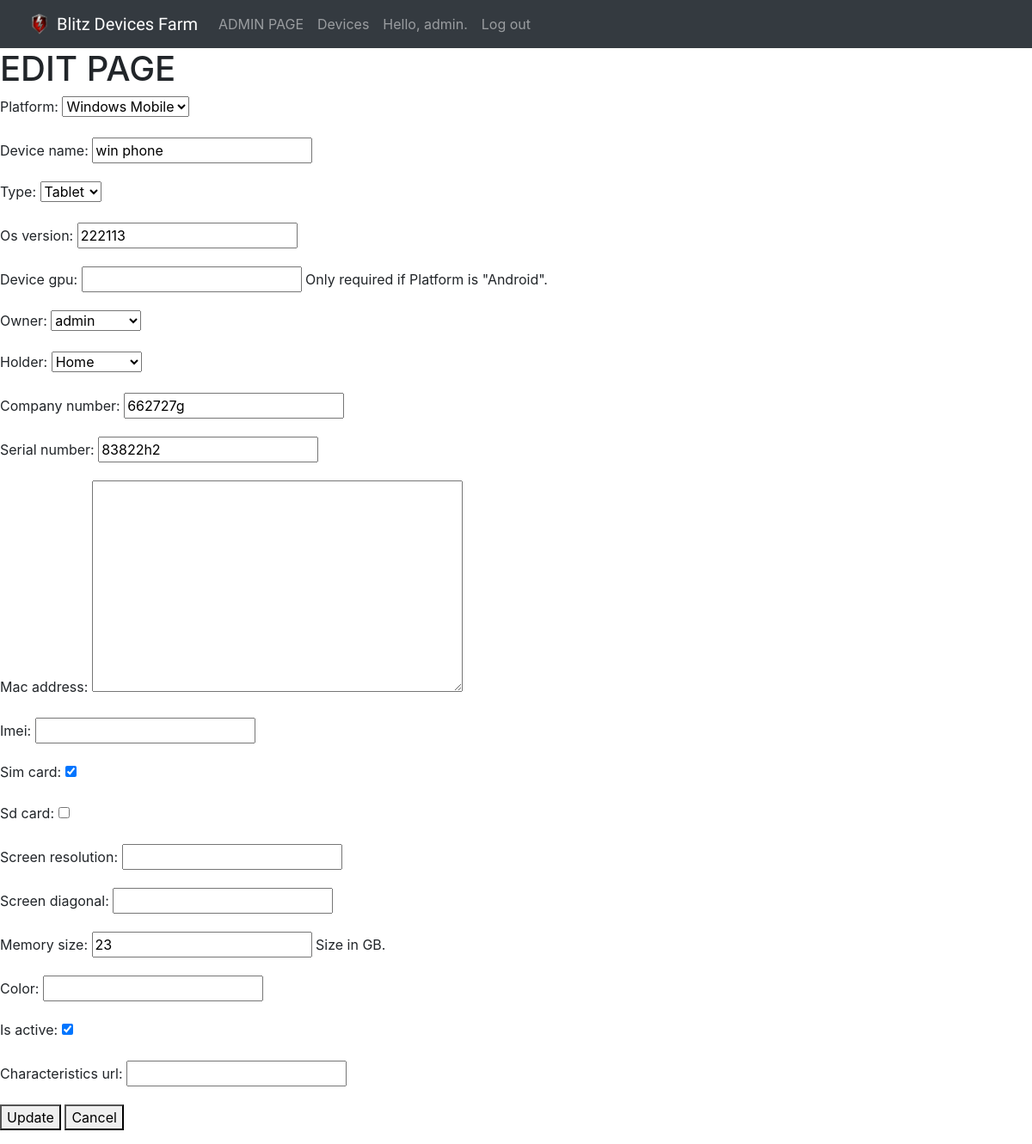
The page /1/edit (signed in) on the database as committed earlier.
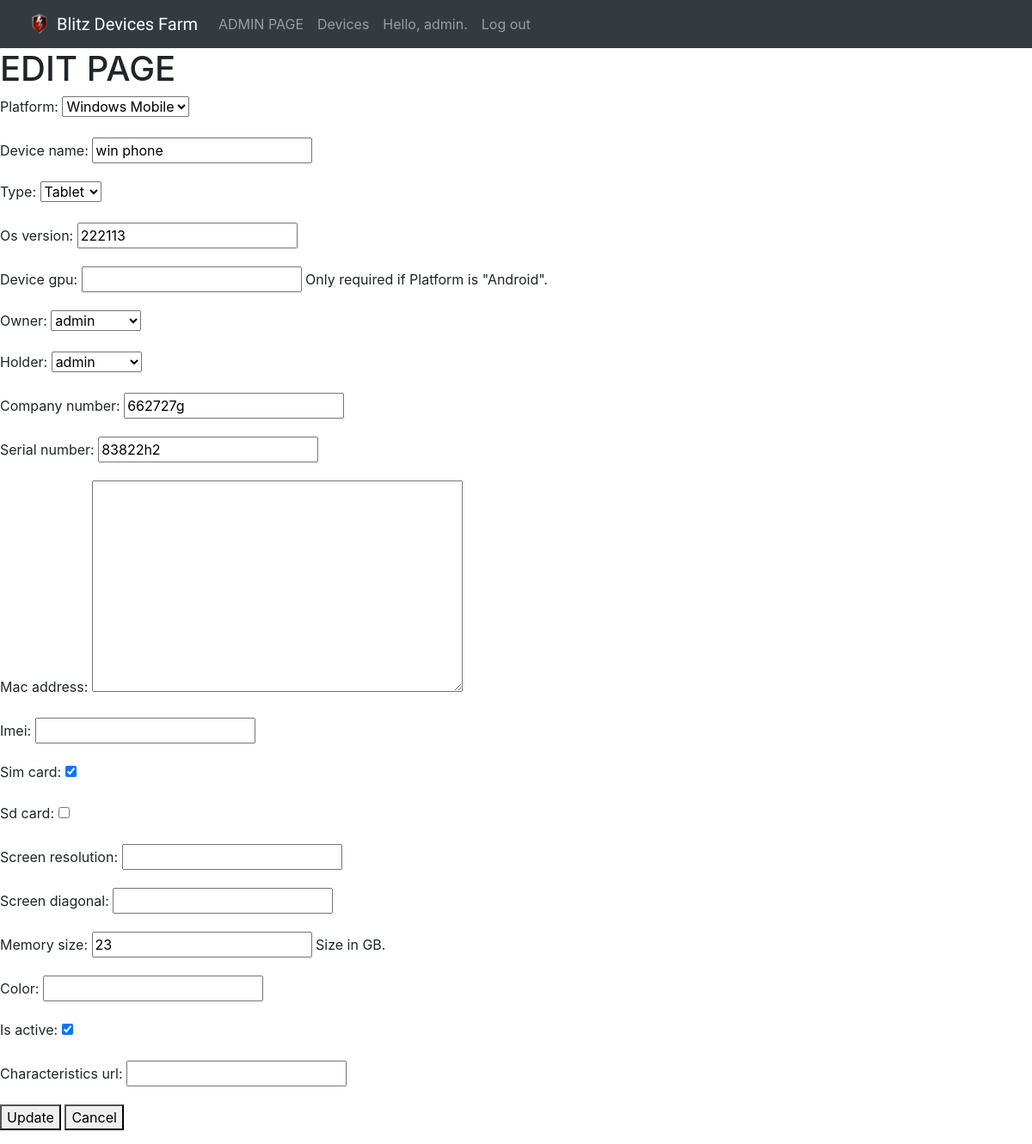
The same page on the database as committed later.
### users/models.py (models this page shows)
class User(AbstractUser):
    room = models.PositiveIntegerField(null=True)
    def __str__(self):
        return self.username

### devices_farm/models.py (models this page shows, shortened)
class Device(models.Model):
    objects = models.Manager()
    ANDROID = 'Android'
    IOS = 'iOS'
    WIN_MOBILE = 'Windows Mobile'
    PLATFORMS = (
        (IOS, IOS),
        (ANDROID, ANDROID),
        (WIN_MOBILE, WIN_MOBILE)
    )
    device_platform = models.CharField(
        name='platform',
        max_length=20,
        choices=PLATFORMS,
    )
    device_name = models.CharField(
        max_length=20,
    )
    PHONE = 'Phone'
    TABLET = 'Tablet'
    TYPES = (
        (PHONE, PHONE),
        (TABLET, TABLET),
    )
    device_type = models.CharField(
        name='type',
        max_length=20,
        choices=TYPES,
        default=PHONE,
    )
    os_version = models.CharField(
        max_length=10,
        default=None,
    )
    device_gpu = models.CharField(
        max_length=20,
        blank=True,
        help_text='Only required if Platform is "Android".',
    )
    device_owner = models.ForeignKey(
        User,
        name='owner',
        on_delete=models.SET_NULL,
        null=True,
        related_name='user_owner'
    )
    current_holder = models.ForeignKey(
        User,
        name='holder',
        on_delete=models.SET_NULL,
        null=True,
        related_name='user_holder'
    )
    company_number = models.CharField(
        max_length=20,
        blank=True,
        default='',
    )
    serial_number = models.CharField(
        max_length=20,
    )
    mac_address = MACAddressField(
        null=True,
        blank=True,
        integer=False,
        default='',
    )
    imei_number = models.CharField(
        name='imei',
        max_length=20,
        blank=True,
        default='',
    )
    sim_card = models.BooleanField(
        default=True,
    )
    sd_card = models.BooleanField(
        default=False,
    )
    screen_resolution = models.CharField(
        max_length=20,
        blank=True,
        default='',
    )
    screen_diagonal = models.CharField(
        max_length=20,
        blank=True,
        default='',
    )
    memory_size = models.IntegerField(
        help_text='Size in GB.',
    )
    device_color = models.CharField(
        name='color',
        max_length=20,
        blank=True,
        default='',
    )
    is_active = models.BooleanField(
        default=True,
    )
    characteristics_url = models.URLField(
        default='',
        blank=True,
    )
    class Meta:
        ordering = ['platform', 'type', 'device_name']

### devices_farm/views.py (the view)
# urls.py: url(r'^(?P<pk>\d+)/edit$', views.DeviceUpdate.as_view(), name='edit-device'),
class DeviceUpdate(UpdateView):
    model = Device
    fields = '__all__'
    template_name = 'devices_farm/edit_device.html'
    @method_decorator(login_required)
    def dispatch(self, request, *args, **kwargs):
        return super(DeviceUpdate, self).dispatch(request, *args, **kwargs)

### devices_farm/templates/devices_farm/edit_device.html (shortened to what this page needs)
{% extends "devices_farm/base.html" %}
{% block content %}
    <h1>EDIT PAGE</h1>
    <form method="post" action="{% url 'devices_farm:edit-device' device.pk %}">
        {{ form.as_p }}
        <button name="Submit">Update</button>
        <a href="{% url 'devices_farm:device' device.pk %}">
            <button name="Cancel">
                Cancel
            </button>
        </a>
    </form>
{% endblock content %}

### devices_farm/templates/devices_farm/base.html (shortened to what this page needs)
<!DOCTYPE html>
{% load static %}
<html lang="en">
<head>
    <link rel="stylesheet" href="https://stackpath.bootstrapcdn.com/bootstrap/4.1.3/css/bootstrap.min.css">
    <link rel="stylesheet" href="{% static 'css/devices_farm.css' %}">
<body class="filter-dark">
    <nav class="navbar sticky-top navbar-expand-lg navbar-dark bg-dark">
        <div class="container-fluid">
            <div class="navbar-header">
                <a class="navbar-brand" href="#">
                    <img src="{% static 'blitz_icon.png' %}" width="30" height="30" class="d-inline-block align-top" alt="">
                    Blitz Devices Farm</a>
            </div>
            <div class="collapse navbar-collapse" id="navbarSupportedContent">
                <ul class="nav navbar-nav">
                    <li class="nav-item">
                        <a class="nav-link" href="http://127.0.0.1:8000/admin/">ADMIN PAGE</a>
                    </li>
                    {% if user.is_authenticated %}
                    <li class="nav-item">
                        <a class="nav-link" href="{% url 'devices_farm:devices' %}">Devices</a>
                    </li>
                    <li class="nav-item">
                        <a class="nav-link" href="{% url 'users:profile' %}">Hello, {{ user.username }}.</a>
                    </li>
                    <li class="nav-item">
                        <a class="nav-link" href="{% url 'users:logout' %}">Log out</a>
                    </li>
                    {% endif %}
                </ul>
            </div>
        </div>
    </nav>
    {% block content %}
    {% endblock content %}
<script src="https://maxcdn.bootstrapcdn.com/bootstrap/3.3.7/js/bootstrap.min.js"></script></head>
</body>
</html>

### devices_farm/static/css/devices_farm.css (style rules this page uses)
.navbar-brand { font-family: 'Lobster', cursive; }

Rows that differ between the two databases and show on the page:
changed Device "Windows Mobile": holder "Home" → "admin"
